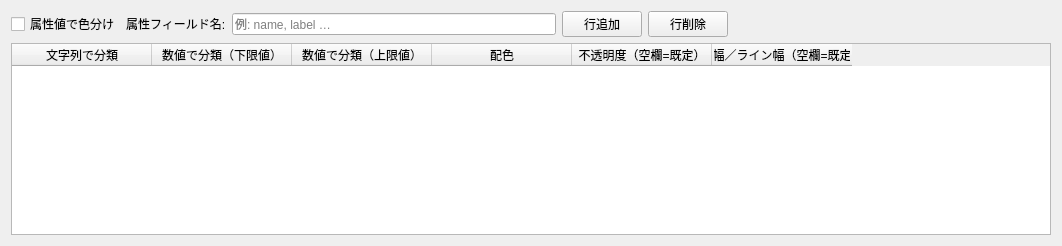
          <widget class="QWidget" name="widgetVtColorRules">
           <layout class="QVBoxLayout" name="layoutVtColorRules">
            <item>
             <layout class="QHBoxLayout" name="layoutVtColorRulesHeader">
              <item>
               <widget class="QCheckBox" name="chkVtColorRule">
                <property name="text"><string>属性値で色分け</string></property>
               </widget>
              </item>
              <item>
               <widget class="QLabel" name="lblVtColorRuleField">
                <property name="text"><string>属性フィールド名:</string></property>
               </widget>
              </item>
              <item>
               <widget class="QLineEdit" name="txtVtColorRuleField">
                <property name="placeholderText"><string>例: name, label …</string></property>
                <property name="maximumWidth"><number>160</number></property>
               </widget>
              </item>
              <item>
               <widget class="QPushButton" name="btnVtAddRule">
                <property name="text"><string>行追加</string></property>
                <property name="maximumWidth"><number>70</number></property>
               </widget>
              </item>
              <item>
               <widget class="QPushButton" name="btnVtRemoveRule">
                <property name="text"><string>行削除</string></property>
                <property name="maximumWidth"><number>70</number></property>
               </widget>
              </item>
              <item>
               <spacer>
                <property name="orientation"><enum>Qt::Horizontal</enum></property>
                <property name="sizeHint" stdset="0"><size><width>20</width><height>20</height></size></property>
               </spacer>
              </item>
             </layout>
            </item>
            <item>
             <widget class="QTableWidget" name="tblVtColorRules">
              <property name="minimumSize">
               <size>
                <width>1040</width>
                <height>130</height>
               </size>
              </property>
              <property name="maximumHeight"><number>130</number></property>
              <attribute name="horizontalHeaderMinimumSectionSize">
               <number>34</number>
              </attribute>
              <attribute name="horizontalHeaderDefaultSectionSize">
               <number>140</number>
              </attribute>
              <attribute name="verticalHeaderDefaultSectionSize">
               <number>30</number>
              </attribute>
              <column><property name="text"><string>文字列で分類</string></property></column>
              <column><property name="text"><string>数値で分類（下限値）</string></property></column>
              <column><property name="text"><string>数値で分類（上限値）</string></property></column>
              <column><property name="text"><string>配色</string></property></column>
              <column><property name="text"><string>不透明度（空欄=既定）</string></property></column>
              <column><property name="text"><string>枠幅／ライン幅（空欄=既定）</string></property></column>
             </widget>
            </item>
           </layout>
          </widget>
